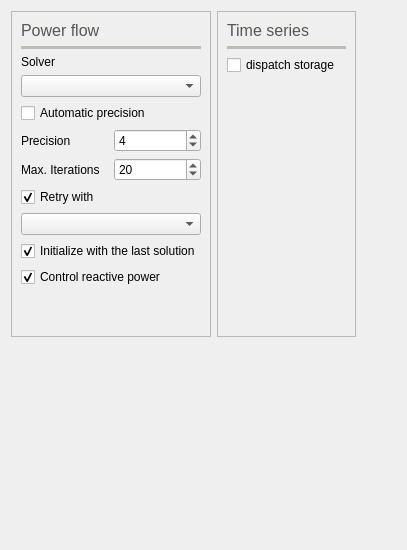
          <widget class="QWidget" name="tab_3">
           <attribute name="icon">
            <iconset resource="icons.qrc">
             <normaloff>:/Icons/white_icons/pf.svg</normaloff>:/Icons/white_icons/pf.svg</iconset>
           </attribute>
           <attribute name="title">
            <string>PF</string>
           </attribute>
           <attribute name="toolTip">
            <string>Power flow settings</string>
           </attribute>
           <layout class="QGridLayout" name="gridLayout_9">
            <item row="0" column="0">
             <widget class="QFrame" name="frame_13">
              <property name="frameShape">
               <enum>QFrame::StyledPanel</enum>
              </property>
              <property name="frameShadow">
               <enum>QFrame::Raised</enum>
              </property>
              <layout class="QGridLayout" name="gridLayout_4">
               <item row="7" column="0">
                <widget class="QLabel" name="label_5">
                 <property name="text">
                  <string>Precision</string>
                 </property>
                </widget>
               </item>
               <item row="7" column="1">
                <widget class="QSpinBox" name="tolerance_spinBox">
                 <property name="toolTip">
                  <string>&lt;html&gt;&lt;head/&gt;&lt;body&gt;&lt;p&gt;Exponent of the precission to use.&lt;/p&gt;&lt;p&gt;precision = 1x10^-factor&lt;/p&gt;&lt;p&gt;&lt;br/&gt;&lt;/p&gt;&lt;p&gt;i.e.&lt;/p&gt;&lt;p&gt;factor=3&lt;/p&gt;&lt;p&gt;precision = 1e-3&lt;/p&gt;&lt;/body&gt;&lt;/html&gt;</string>
                 </property>
                 <property name="minimum">
                  <number>1</number>
                 </property>
                 <property name="maximum">
                  <number>20</number>
                 </property>
                 <property name="value">
                  <number>4</number>
                 </property>
                </widget>
               </item>
               <item row="8" column="0">
                <widget class="QLabel" name="label_6">
                 <property name="text">
                  <string>Max. Iterations</string>
                 </property>
                </widget>
               </item>
               <item row="8" column="1">
                <widget class="QSpinBox" name="max_iterations_spinBox">
                 <property name="toolTip">
                  <string>&lt;html&gt;&lt;head/&gt;&lt;body&gt;&lt;p&gt;Maximum numberof iterations to use.&lt;/p&gt;&lt;p&gt;&lt;br/&gt;&lt;/p&gt;&lt;p&gt;Tipical values: &lt;/p&gt;&lt;p&gt;Newton Raphson: 5&lt;/p&gt;&lt;p&gt;Levenberg-Marquards: 20&lt;/p&gt;&lt;p&gt;Fast decoupled: 10&lt;/p&gt;&lt;p&gt;Others: 20&lt;/p&gt;&lt;/body&gt;&lt;/html&gt;</string>
                 </property>
                 <property name="minimum">
                  <number>10</number>
                 </property>
                 <property name="maximum">
                  <number>300</number>
                 </property>
                 <property name="value">
                  <number>20</number>
                 </property>
                </widget>
               </item>
               <item row="10" column="0" colspan="2">
                <widget class="QCheckBox" name="helm_retry_checkBox">
                 <property name="text">
                  <string>Retry with</string>
                 </property>
                 <property name="checked">
                  <bool>true</bool>
                 </property>
                </widget>
               </item>
               <item row="13" column="0" colspan="2">
                <widget class="QCheckBox" name="control_Q_checkBox">
                 <property name="text">
                  <string>Control reactive power</string>
                 </property>
                 <property name="checked">
                  <bool>true</bool>
                 </property>
                </widget>
               </item>
               <item row="6" column="0" colspan="2">
                <widget class="QCheckBox" name="auto_precision_checkBox">
                 <property name="text">
                  <string>Automatic precision</string>
                 </property>
                </widget>
               </item>
               <item row="11" column="0" colspan="2">
                <widget class="QComboBox" name="retry_solver_comboBox"/>
               </item>
               <item row="12" column="0" colspan="2">
                <widget class="QCheckBox" name="remember_last_solution_checkBox">
                 <property name="text">
                  <string>Initialize with the last solution</string>
                 </property>
                 <property name="checked">
                  <bool>true</bool>
                 </property>
                </widget>
               </item>
               <item row="4" column="0">
                <widget class="QLabel" name="label_2">
                 <property name="text">
                  <string>Solver</string>
                 </property>
                </widget>
               </item>
               <item row="5" column="0" colspan="2">
                <widget class="QComboBox" name="solver_comboBox"/>
               </item>
               <item row="1" column="0" colspan="2">
                <widget class="QLabel" name="label_17">
                 <property name="palette">
                  <palette>
                   <active>
                    <colorrole role="WindowText">
                     <brush brushstyle="SolidPattern">
                      <color alpha="255">
                       <red>85</red>
                       <green>87</green>
                       <blue>83</blue>
                      </color>
                     </brush>
                    </colorrole>
                   </active>
                   <inactive>
                    <colorrole role="WindowText">
                     <brush brushstyle="SolidPattern">
                      <color alpha="255">
                       <red>85</red>
                       <green>87</green>
                       <blue>83</blue>
                      </color>
                     </brush>
                    </colorrole>
                   </inactive>
                   <disabled>
                    <colorrole role="WindowText">
                     <brush brushstyle="SolidPattern">
                      <color alpha="255">
                       <red>190</red>
                       <green>190</green>
                       <blue>190</blue>
                      </color>
                     </brush>
                    </colorrole>
                   </disabled>
                  </palette>
                 </property>
                 <property name="font">
                  <font>
                   <pointsize>12</pointsize>
                  </font>
                 </property>
                 <property name="text">
                  <string>Power flow</string>
                 </property>
                </widget>
               </item>
               <item row="2" column="0" colspan="2">
                <widget class="Line" name="line_14">
                 <property name="palette">
                  <palette>
                   <active>
                    <colorrole role="WindowText">
                     <brush brushstyle="SolidPattern">
                      <color alpha="255">
                       <red>186</red>
                       <green>189</green>
                       <blue>182</blue>
                      </color>
                     </brush>
                    </colorrole>
                   </active>
                   <inactive>
                    <colorrole role="WindowText">
                     <brush brushstyle="SolidPattern">
                      <color alpha="255">
                       <red>186</red>
                       <green>189</green>
                       <blue>182</blue>
                      </color>
                     </brush>
                    </colorrole>
                   </inactive>
                   <disabled>
                    <colorrole role="WindowText">
                     <brush brushstyle="SolidPattern">
                      <color alpha="255">
                       <red>190</red>
                       <green>190</green>
                       <blue>190</blue>
                      </color>
                     </brush>
                    </colorrole>
                   </disabled>
                  </palette>
                 </property>
                 <property name="frameShadow">
                  <enum>QFrame::Plain</enum>
                 </property>
                 <property name="lineWidth">
                  <number>4</number>
                 </property>
                 <property name="orientation">
                  <enum>Qt::Horizontal</enum>
                 </property>
                </widget>
               </item>
               <item row="14" column="0">
                <spacer name="verticalSpacer_10">
                 <property name="orientation">
                  <enum>Qt::Vertical</enum>
                 </property>
                 <property name="sizeHint" stdset="0">
                  <size>
                   <width>20</width>
                   <height>40</height>
                  </size>
                 </property>
                </spacer>
               </item>
              </layout>
             </widget>
            </item>
            <item row="1" column="0">
             <spacer name="verticalSpacer">
              <property name="orientation">
               <enum>Qt::Vertical</enum>
              </property>
              <property name="sizeHint" stdset="0">
               <size>
                <width>20</width>
                <height>202</height>
               </size>
              </property>
             </spacer>
            </item>
            <item row="0" column="2">
             <spacer name="horizontalSpacer_5">
              <property name="orientation">
               <enum>Qt::Horizontal</enum>
              </property>
              <property name="sizeHint" stdset="0">
               <size>
                <width>40</width>
                <height>20</height>
               </size>
              </property>
             </spacer>
            </item>
            <item row="0" column="1">
             <widget class="QFrame" name="frame_14">
              <property name="frameShape">
               <enum>QFrame::StyledPanel</enum>
              </property>
              <property name="frameShadow">
               <enum>QFrame::Raised</enum>
              </property>
              <layout class="QGridLayout" name="gridLayout_13">
               <item row="1" column="0" colspan="2">
                <widget class="QLabel" name="label_45">
                 <property name="palette">
                  <palette>
                   <active>
                    <colorrole role="WindowText">
                     <brush brushstyle="SolidPattern">
                      <color alpha="255">
                       <red>85</red>
                       <green>87</green>
                       <blue>83</blue>
                      </color>
                     </brush>
                    </colorrole>
                   </active>
                   <inactive>
                    <colorrole role="WindowText">
                     <brush brushstyle="SolidPattern">
                      <color alpha="255">
                       <red>85</red>
                       <green>87</green>
                       <blue>83</blue>
                      </color>
                     </brush>
                    </colorrole>
                   </inactive>
                   <disabled>
                    <colorrole role="WindowText">
                     <brush brushstyle="SolidPattern">
                      <color alpha="255">
                       <red>190</red>
                       <green>190</green>
                       <blue>190</blue>
                      </color>
                     </brush>
                    </colorrole>
                   </disabled>
                  </palette>
                 </property>
                 <property name="font">
                  <font>
                   <pointsize>12</pointsize>
                  </font>
                 </property>
                 <property name="text">
                  <string>Time series</string>
                 </property>
                </widget>
               </item>
               <item row="2" column="0" colspan="2">
                <widget class="Line" name="line_15">
                 <property name="palette">
                  <palette>
                   <active>
                    <colorrole role="WindowText">
                     <brush brushstyle="SolidPattern">
                      <color alpha="255">
                       <red>186</red>
                       <green>189</green>
                       <blue>182</blue>
                      </color>
                     </brush>
                    </colorrole>
                   </active>
                   <inactive>
                    <colorrole role="WindowText">
                     <brush brushstyle="SolidPattern">
                      <color alpha="255">
                       <red>186</red>
                       <green>189</green>
                       <blue>182</blue>
                      </color>
                     </brush>
                    </colorrole>
                   </inactive>
                   <disabled>
                    <colorrole role="WindowText">
                     <brush brushstyle="SolidPattern">
                      <color alpha="255">
                       <red>190</red>
                       <green>190</green>
                       <blue>190</blue>
                      </color>
                     </brush>
                    </colorrole>
                   </disabled>
                  </palette>
                 </property>
                 <property name="frameShadow">
                  <enum>QFrame::Plain</enum>
                 </property>
                 <property name="lineWidth">
                  <number>4</number>
                 </property>
                 <property name="orientation">
                  <enum>Qt::Horizontal</enum>
                 </property>
                </widget>
               </item>
               <item row="3" column="0">
                <widget class="QCheckBox" name="dispatch_storage_checkBox">
                 <property name="toolTip">
                  <string>&lt;html&gt;&lt;head/&gt;&lt;body&gt;&lt;p&gt;When enabled, the storage devices beheave as actual storage devices taking into account their energy limitations when delivering power.&lt;/p&gt;&lt;p&gt;When disabled, the storage devices beheave exactly as controlled generators&lt;/p&gt;&lt;/body&gt;&lt;/html&gt;</string>
                 </property>
                 <property name="text">
                  <string>dispatch storage</string>
                 </property>
                </widget>
               </item>
               <item row="4" column="0">
                <spacer name="verticalSpacer_9">
                 <property name="orientation">
                  <enum>Qt::Vertical</enum>
                 </property>
                 <property name="sizeHint" stdset="0">
                  <size>
                   <width>20</width>
                   <height>40</height>
                  </size>
                 </property>
                </spacer>
               </item>
              </layout>
             </widget>
            </item>
           </layout>
          </widget>
